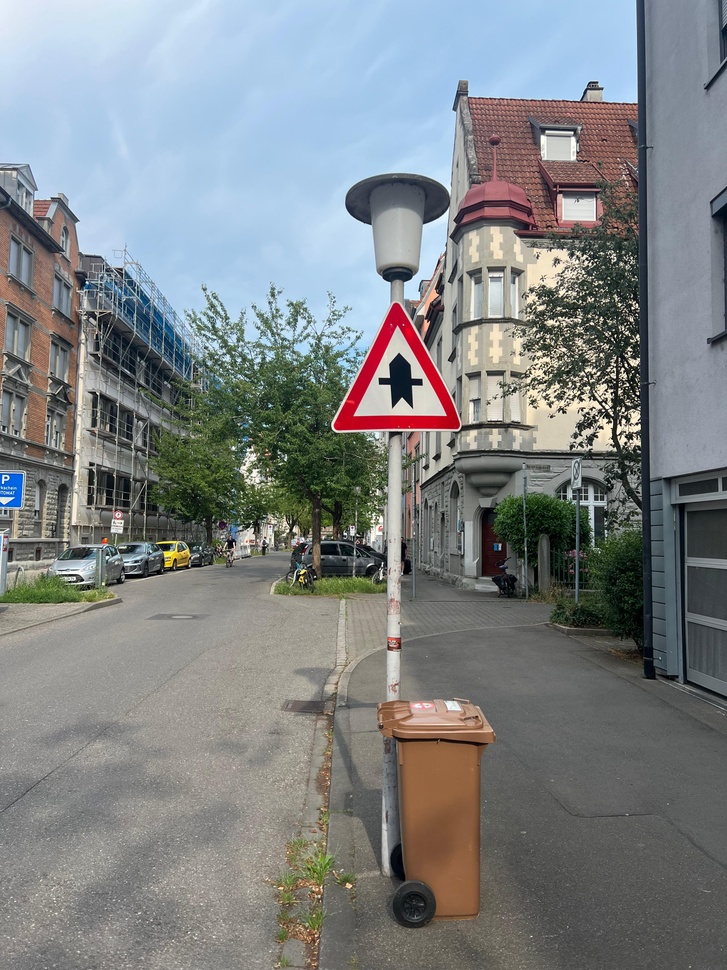
#> input picture resources/mülltonne.jpeg, 727 x 970 px, shrunk from 3024 x 4032 before the run
$ python main.py
#> lines starting #> are read from the running program, lines starting #| are printed output that depends on the picture; after the words box and inside, x2 and y2 are one past the last pixel; in counts of white or black regions, pixels touching at a corner belong together
#> in main, image is the input picture: shape (970, 727, 3); mean R, G, B 127.4, 131.7, 133.3
### src/imageprocessing/RGBtoHSV.py
import numpy as np
import matplotlib.pyplot as plt

def show_rgb_to_hsv(hsv, image):

    h = hsv[:, :, 0]
    s = hsv[:, :, 1]
    v = hsv[:, :, 2]

    fig, axes = plt.subplots(2, 2, figsize=(10, 8))

    axes[0, 0].imshow(image)
    axes[0, 0].set_title("Original RGB")
    axes[0, 0].axis("off")

    axes[0, 1].imshow(h, cmap="hsv", vmin=0, vmax=1)
    axes[0, 1].set_title("Hue / Farbton")
    axes[0, 1].axis("off")

    axes[1, 0].imshow(s, cmap="gray", vmin=0, vmax=1)
    axes[1, 0].set_title("Saturation / Sättigung")
    axes[1, 0].axis("off")

    axes[1, 1].imshow(v, cmap="gray", vmin=0, vmax=1)
    axes[1, 1].set_title("Value / Helligkeit")
    axes[1, 1].axis("off")

    plt.tight_layout()
    plt.show()
    pass

def rgb_to_hsv(image):
    orig_image = image
    image = np.asarray(image, dtype=float)

    # Falls das Bild einen Alpha-Kanal hat, wird dieser entfernt
    if image.ndim == 3 and image.shape[2] == 4:
        image = image[:, :, :3]

    r = image[:, :, 0]
    g = image[:, :, 1]
    b = image[:, :, 2]

    c_max = 255.0

    c_high = np.maximum(np.maximum(r, g), b)
    c_min = np.minimum(np.minimum(r, g), b)
    delta_c = c_high - c_min

    h = np.zeros_like(c_high)
    s = np.zeros_like(c_high)
    v = np.zeros_like(c_high)

    v = c_high / c_max

    # Saturation: S = Delta C / Chigh, falls Chigh > 0
    non_black = c_high > 0
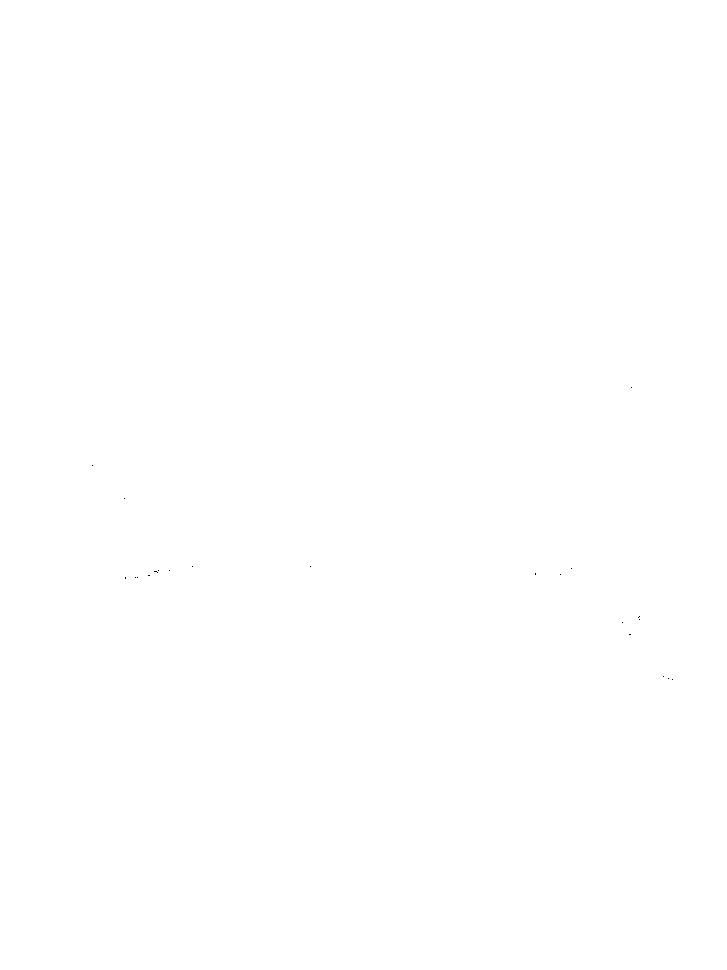
#> non_black: shape (970, 727) bool; 100% white; black in thin lines or dots, all inside (x1, y1, x2, y2) = (92, 387, 673, 680)
    s[non_black] = delta_c[non_black] / c_high[non_black]

    chromatic = delta_c > 0
#> chromatic: shape (970, 727) bool; 96.7% white; 854 black regions (809 under 20 px), largest, box (x1, y1, x2, y2) and area: (528, 764, 688, 850) 4291, (554, 868, 622, 970) 2921, (18, 766, 140, 828) 2779

    r_rel = np.zeros_like(r)
    g_rel = np.zeros_like(g)
    b_rel = np.zeros_like(b)

    r_rel[chromatic] = (c_high[chromatic] - r[chromatic]) / delta_c[chromatic]
    g_rel[chromatic] = (c_high[chromatic] - g[chromatic]) / delta_c[chromatic]
    b_rel[chromatic] = (c_high[chromatic] - b[chromatic]) / delta_c[chromatic]

    red_is_max = chromatic & (r == c_high)
#> red_is_max: shape (970, 727) bool; 40.9% white; 400 white regions (321 under 20 px), largest, box (x1, y1, x2, y2) and area: (0, 90, 727, 970) 258683, (0, 209, 155, 554) 16485, (216, 515, 303, 569) 1946
    green_is_max = chromatic & (g == c_high)
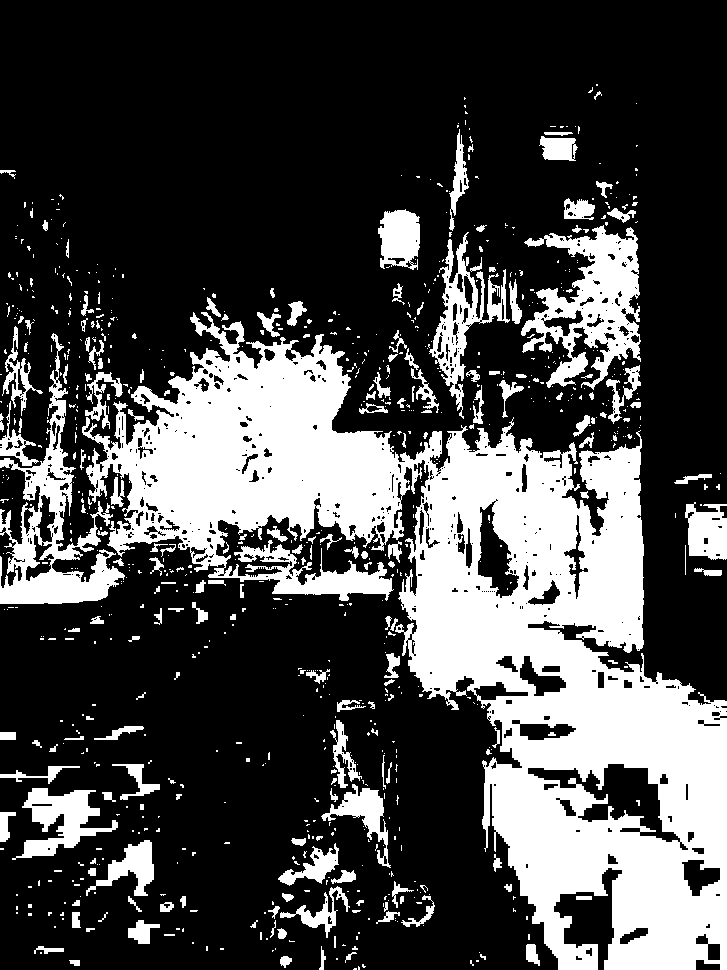
#> green_is_max: shape (970, 727) bool; 28.5% white; 862 white regions (669 under 20 px), largest, box (x1, y1, x2, y2) and area: (82, 312, 727, 970) 145204, (521, 225, 641, 390) 9282, (0, 333, 125, 604) 8904
    blue_is_max = chromatic & (b == c_high)
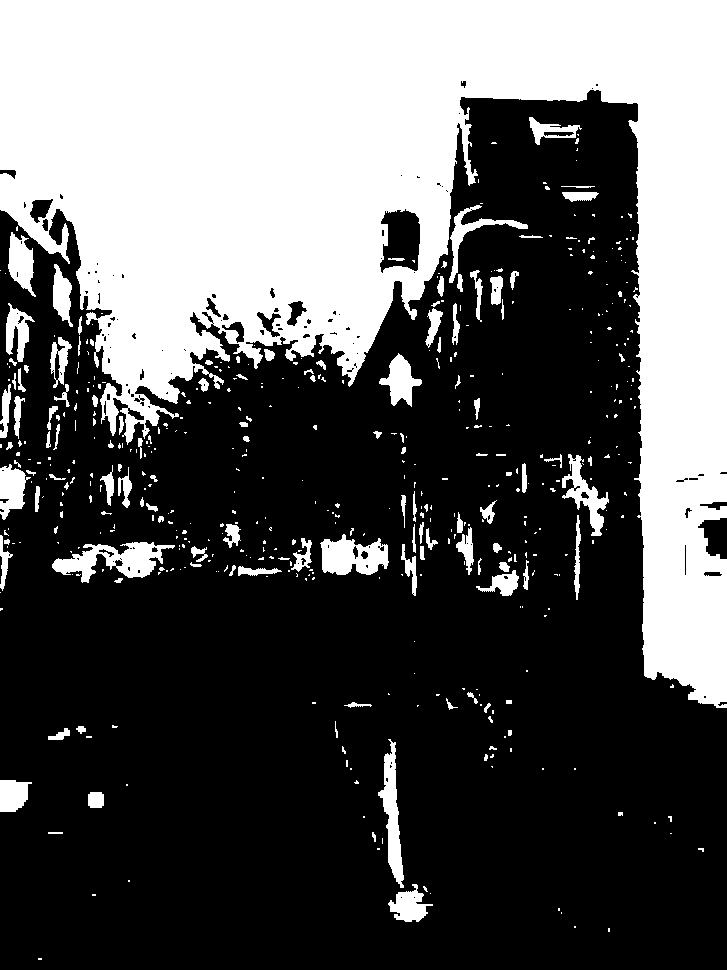
#> blue_is_max: shape (970, 727) bool; 35.7% white; 495 white regions (368 under 20 px), largest, box (x1, y1, x2, y2) and area: (0, 0, 727, 708) 223857, (52, 542, 175, 583) 2329, (320, 534, 389, 575) 1864

    h_dash = np.zeros_like(h)

    h_dash[red_is_max] = b_rel[red_is_max] - g_rel[red_is_max]
    h_dash[green_is_max] = r_rel[green_is_max] - b_rel[green_is_max] + 2
    h_dash[blue_is_max] = g_rel[blue_is_max] - r_rel[blue_is_max] + 4
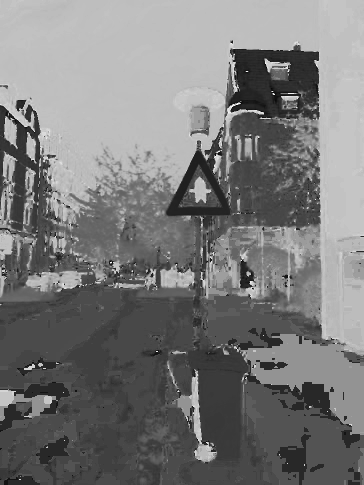
#> h_dash: shape (970, 727) float64 (shown at 1/2 size); min -0.955, max 5, mean 1.9; drawn with min black and max white

    h[chromatic] = h_dash[chromatic] / 6.0
    h[h < 0] += 1.0
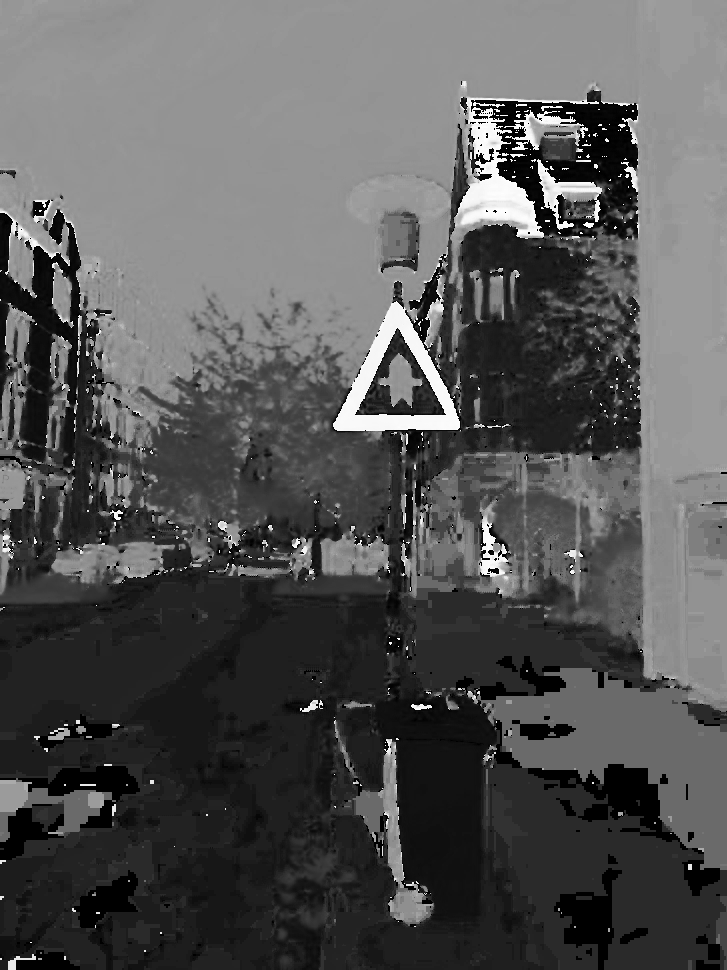
#> h: shape (970, 727) float64; min 0, max 0.998, mean 0.341

    hsv = np.stack((h, s, v), axis=2)

    show_rgb_to_hsv(hsv, orig_image)
#> (the rest of the program and of its run is left out)
